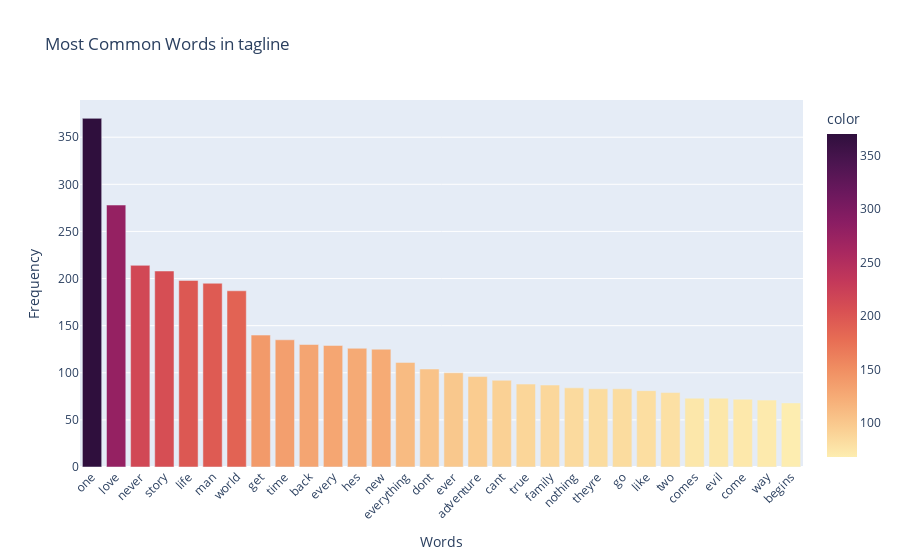

The notebook cell saved with this chart:
### Markdown cell above
**Tagline Word Count**

### Code cell
sentiment_utils.analyze_most_common_words(cleaned_films, text_column='tagline', top_n=30)

### Figure 1 — Plotly figure (JSON) as saved in the notebook; plotly's stock layout.template omitted (floating-point values rounded to 4 significant figures)
{"data": [{"alignmentgroup": "True", "hovertemplate": "Words=%{x}<br>Frequency=%{y}<br>color=%{marker.color}<extra></extra>", "legendgroup": "", "marker": {"color": [370, 278, 214, 208, 198, 195, 187, 140, 135, 130, 129, 126, 125, 111, 104, 100, 96, 92, 88, 87, 84, 83, 83, 81, 79, 73, 73, 72, 71, 68], "coloraxis": "coloraxis", "pattern": {"shape": ""}}, "name": "", "offsetgroup": "", "orientation": "v", "showlegend": false, "textposition": "auto", "type": "bar", "x": ["one", "love", "never", "story", "life", "man", "world", "get", "time", "back", "every", "hes", "new", "everything", "dont", "ever", "adventure", "cant", "true", "family", "nothing", "theyre", "go", "like", "two", "comes", "evil", "come", "way", "begins"], "xaxis": "x", "y": [370, 278, 214, 208, 198, 195, 187, 140, 135, 130, 129, 126, 125, 111, 104, 100, 96, 92, 88, 87, 84, 83, 83, 81, 79, 73, 73, 72, 71, 68], "yaxis": "y"}], "layout": {"barmode": "relative", "coloraxis": {"colorbar": {"title": {"text": "color"}}, "colorscale": [[0, "rgb(253, 237, 176)"], [0.09091, "rgb(250, 205, 145)"], [0.1818, "rgb(246, 173, 119)"], [0.2727, "rgb(240, 142, 98)"], [0.3636, "rgb(231, 109, 84)"], [0.4545, "rgb(216, 80, 83)"], [0.5455, "rgb(195, 56, 90)"], [0.6364, "rgb(168, 40, 96)"], [0.7273, "rgb(138, 29, 99)"], [0.8182, "rgb(107, 24, 93)"], [0.9091, "rgb(76, 21, 80)"], [1, "rgb(47, 15, 61)"]]}, "legend": {"tracegroupgap": 0}, "title": {"text": "Most Common Words in tagline"}, "xaxis": {"anchor": "y", "domain": [0, 1], "tickangle": -45, "title": {"text": "Words"}}, "yaxis": {"anchor": "x", "domain": [0, 1], "title": {"text": "Frequency"}}}}
